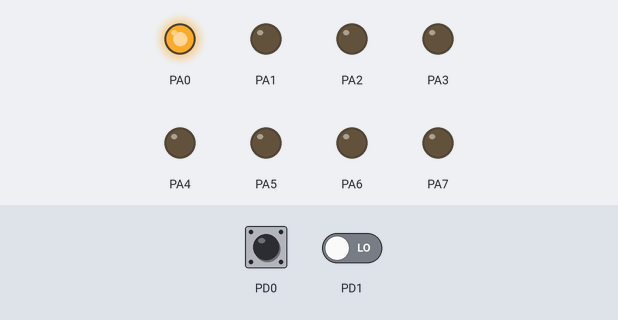
Recording of a program running on a simulated ATmega128, built with avr-gcc and emulated at 8 MHz. Parts: output pins drawn as LEDs (lit = HIGH). Inputs (shaded band) come from the test bench; at power-on: PD0 LOW, PD1 LOW.

Above: at 1.2 s.
1.3 s: PD0 driven HIGH
At 2.2 s:
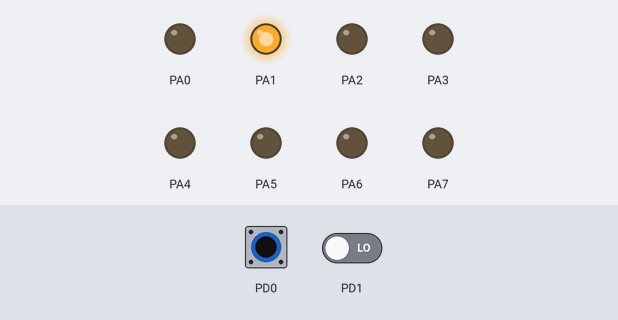
2.8 s: PD1 driven HIGH
At 3.3 s:
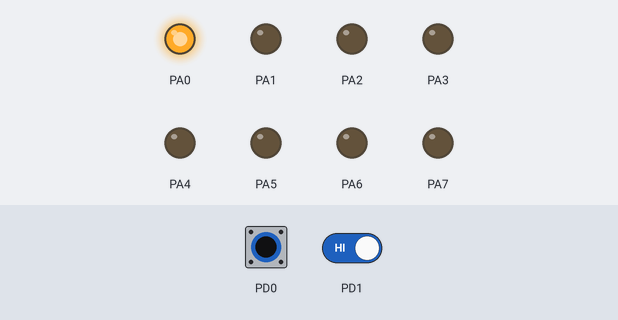
4.3 s: PD0 pulsed LOW 5 times (0.12 s each, 0.3 s apart)
At 6.2 s:
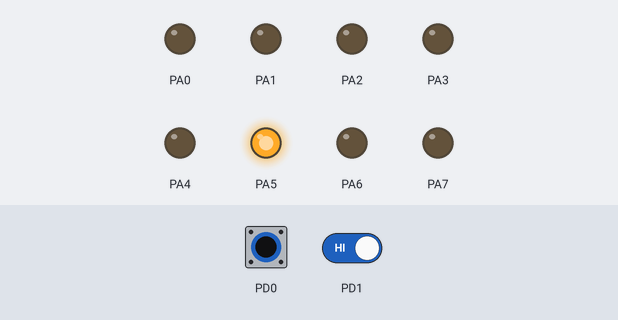
7.3 s: PD0 pulsed LOW 2 times (0.12 s each, 0.3 s apart)
At 9.0 s:
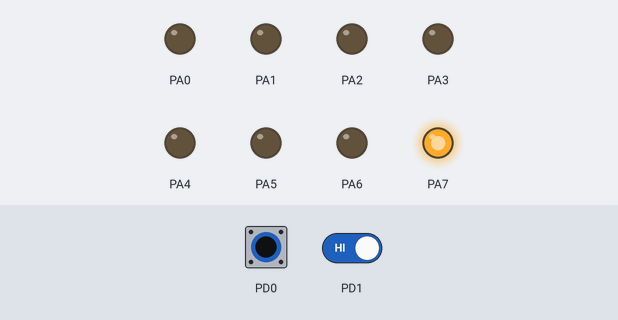
Timing chart, 0 to 10.4 s (numbered marks = the images above; inputs shaded):
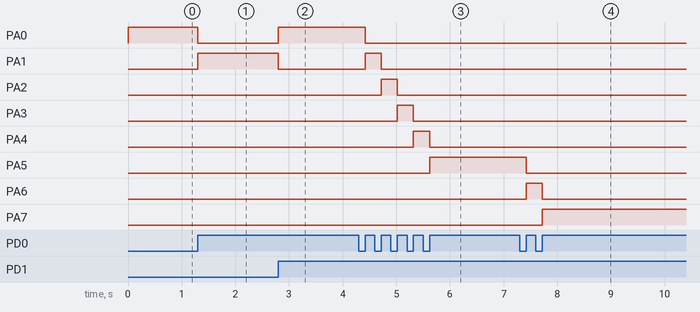

The program:

main.c
```c
/*
 * 2.B.2.c
 *
 * Created: 3/15/2024 10:56:41
 * Author : koenp
 */

#define F_CPU 8000000UL
#include <avr/io.h>
#include <util/delay.h>
#include <avr/interrupt.h>


// Interrupt service routine voor externe interrupt 0 (INT0)
ISR(INT0_vect) {
	PORTA <<= 1; // Verschuif de waarde van PORTA één bit naar links
	if (!PORTA) // Controleer of PORTA nul is geworden na het verschuiven
	PORTA = 1; // Als PORTA nul is, stel het in op 1
}

// Interrupt service routine voor externe interrupt 1 (INT1)
ISR(INT1_vect) {
	PORTA >>= 1; // Verschuif de waarde van PORTA één bit naar rechts
	if (!PORTA) // Controleer of PORTA nul is geworden na het verschuiven
	PORTA = 1 << 7; // Als PORTA nul is, stel het in op 0b10000000 (MSB)
}

void initSetup() {
	DDRA = 0xFF; // Stel alle pinnen van Port A in als uitgangen

	EICRA |= 0x0F; // Configureer de External Interrupt Control Register A voor oplopende flank voor INT0 en INT1
	EIMSK |= 0x03; // Stel bits 0 en 1 van External Interrupt Mask Register in om INT0 en INT1 in te schakelen
	sei(); // Schakel de globale interrupt vlag in

	PORTA = 1; // Zet de eerste pin van Port A hoog, de rest laag
}

int main(void) {
	initSetup(); // Voer initiële setup uit

	while (1) {
		// Blijf in een oneindige lus en wacht op interrupts
	}
}
```

Measured:
- after the input at 1.3 s, PA0: HIGH → LOW at once; PA1: LOW → HIGH at once
- after the input at 2.8 s, PA0: LOW → HIGH at once; PA1: HIGH → LOW at once
- after the input at 4.3 s, PA0: HIGH → LOW after 0.12 s; PA1: LOW → HIGH after 0.12 s, → LOW 0.30 s later; PA2: LOW → HIGH after 0.42 s, → LOW 0.30 s later; PA3: LOW → HIGH after 0.72 s, → LOW 0.30 s later; PA4: LOW → HIGH after 1.0 s, → LOW 0.30 s later
- after the input at 7.3 s, PA5: HIGH → LOW after 0.12 s; PA6: LOW → HIGH after 0.12 s, → LOW 0.30 s later; PA7: LOW → HIGH after 0.42 s
